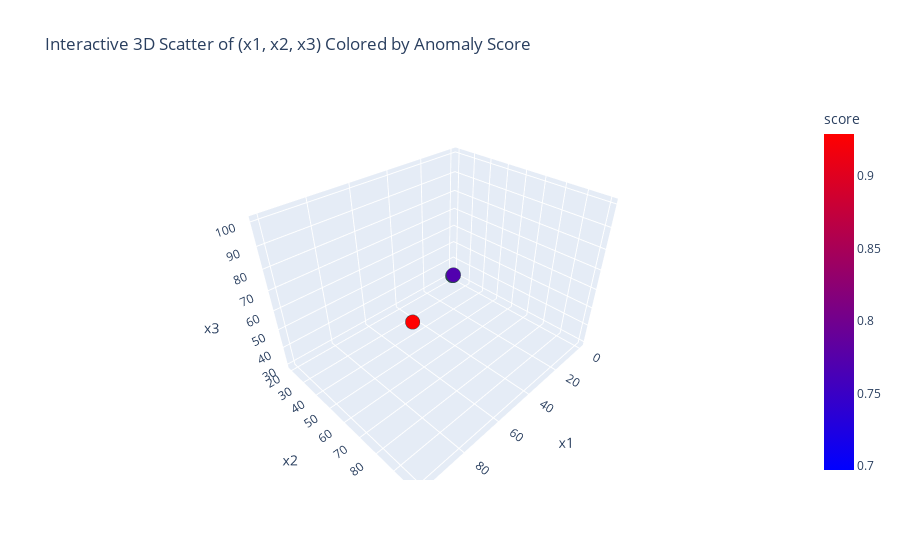

Notebook cell for this chart:
### Code cell
import pandas as pd
import plotly.express as px
from isolation_forest import IsolationForest

# --- DATA ---
x1 = [0,  1,  2,  3,  4,  5,  6,  7,  8,  9, 100]
x2 = [20, 21, 22, 23, 24, 25, 26, 27, 28, 29, 100]
x3 = [30, 31, 32, 33, 34, 35, 36, 37, 38, 39, 100]

# Fit the model on all three features
iforest = IsolationForest(num_trees=100, subsample_size=256, random_seed=0)
iforest.fit([x1, x2, x3])
scores = iforest.score_samples()

# Build a DataFrame for plotting
df = pd.DataFrame({
    'x1':    x1,
    'x2':    x2,
    'x3':    x3,
    'score': scores
})

# Create an interactive 3D scatter
fig = px.scatter_3d(
    df,
    x='x1',
    y='x2',
    z='x3',
    color='score',
    color_continuous_scale=[(0, "blue"), (1, "red")],
    hover_data={'score': ':.3f'},
    title="Interactive 3D Scatter of (x1, x2, x3) Colored by Anomaly Score"
)

fig.update_traces(marker=dict(size=5, line=dict(width=0.5, color='DarkSlateGrey')))
fig.show()

### Figure 1 — Plotly figure (JSON) as saved in the notebook; plotly's stock layout.template omitted (floating-point values rounded to 4 significant figures)
{"data": [{"customdata": [[0.7764], [0.7291], [0.7135], [0.7048], [0.6972], [0.7015], [0.6996], [0.7164], [0.7281], [0.7712], [0.9289]], "hovertemplate": "x1=%{x}<br>x2=%{y}<br>x3=%{z}<br>score=%{marker.color:.3f}<extra></extra>", "legendgroup": "", "marker": {"color": [0.7764, 0.7291, 0.7135, 0.7048, 0.6972, 0.7015, 0.6996, 0.7164, 0.7281, 0.7712, 0.9289], "coloraxis": "coloraxis", "line": {"color": "DarkSlateGrey", "width": 0.5}, "size": 5, "symbol": "circle"}, "mode": "markers", "name": "", "scene": "scene", "showlegend": false, "type": "scatter3d", "x": [0, 1, 2, 3, 4, 5, 6, 7, 8, 9, 100], "y": [20, 21, 22, 23, 24, 25, 26, 27, 28, 29, 100], "z": [30, 31, 32, 33, 34, 35, 36, 37, 38, 39, 100]}], "layout": {"coloraxis": {"colorbar": {"title": {"text": "score"}}, "colorscale": [[0, "blue"], [1, "red"]]}, "legend": {"tracegroupgap": 0}, "scene": {"domain": {"x": [0, 1], "y": [0, 1]}, "xaxis": {"title": {"text": "x1"}}, "yaxis": {"title": {"text": "x2"}}, "zaxis": {"title": {"text": "x3"}}}, "title": {"text": "Interactive 3D Scatter of (x1, x2, x3) Colored by Anomaly Score"}}}
